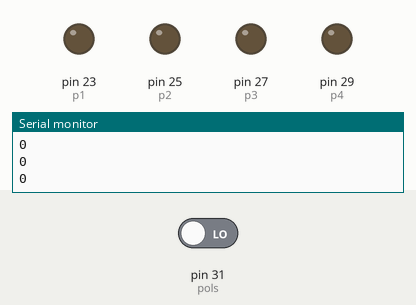
This sketch was run on a simulated Arduino Mega 2560, built with avr-gcc and run on an emulated ATmega2560. Parts: output pins drawn as LEDs (lit = HIGH), the last lines printed to the serial monitor. Inputs (shaded band) come from the test bench; at power-on: pin 31 (pols) LOW. Random numbers use the default seed unless the sketch sets one.

Above: at 1.2 s.
1.3 s: pin 31 (pols) driven HIGH
At 2.4 s:
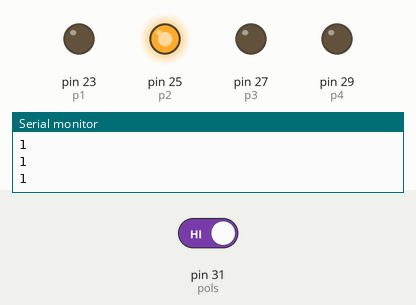
At 3.2 s:
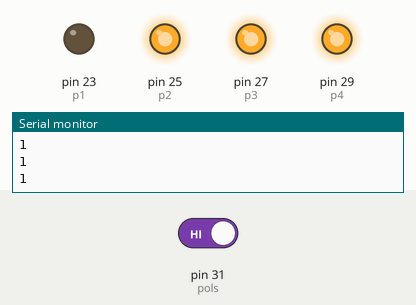
4.3 s: pin 31 (pols) driven LOW
5.8 s: pin 31 (pols) driven HIGH
At 12.8 s:
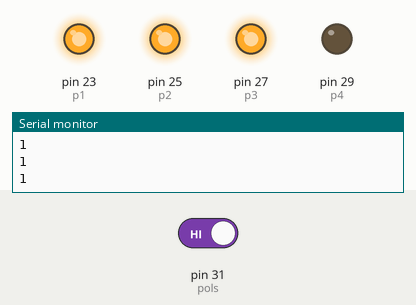
Timing chart, 0 to 17.8 s (numbered marks = the images above; inputs shaded):
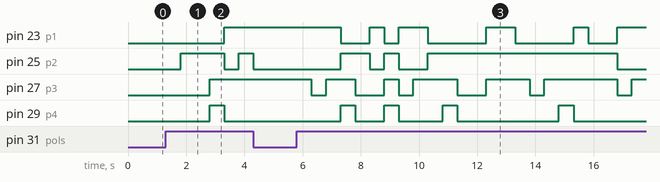

The sketch:

Sortides_4.2.ino
```cpp
/*************************************************************************
**                                                                      **
**                     Entrades-Sortides digitals                       **
**                                                                      **
*************************************************************************/

//*******  Includes  *****************************************************


//*******  Variables  **************************************************
int p1= 23;
int p2= 25;
int p3= 27;
int p4= 29;
int pols= 31;
int estat;
int num;

//*******  Setup  ********************************************************
void setup(){
  Serial.begin(9600);
  pinMode (p1, OUTPUT);
  pinMode (p2, OUTPUT);
  pinMode (p3, OUTPUT);
  pinMode (p4, OUTPUT);
  pinMode (pols, INPUT);

}

//*******  Loop  *********************************************************
void loop(){
  estat= digitalRead(pols);
  Serial.println(estat);
  if (estat==HIGH){
   num=random(1, 7);
   delay(500);
  }

  switch (num){

  case 1:
  digitalWrite (p1, HIGH);
  digitalWrite (p2, LOW);
  digitalWrite (p3, LOW);
  digitalWrite (p4, LOW);
  break;

  case 2:
  digitalWrite (p1, LOW);
  digitalWrite (p2, HIGH);
  digitalWrite (p3, LOW);
  digitalWrite (p4, LOW);
  break;

  case 3:
  digitalWrite (p1, HIGH);
  digitalWrite (p2, LOW);
  digitalWrite (p3, HIGH);
  digitalWrite (p4, LOW);
  break;

  case 4:
  digitalWrite (p1, LOW);
  digitalWrite (p2, HIGH);
  digitalWrite (p3, HIGH);
  digitalWrite (p4, LOW);
  break;

  case 5:
  digitalWrite (p1, HIGH);
  digitalWrite (p2, HIGH);
  digitalWrite (p3, HIGH);
  digitalWrite (p4, LOW);
  break;

  case 6:
  digitalWrite (p1, LOW);
  digitalWrite (p2, HIGH);
  digitalWrite (p3, HIGH);
  digitalWrite (p4, HIGH);
  break;
}

  }
```

Measured:
- after the input at 1.3 s, pin 23 (p1): LOW → HIGH after 2.0 s; pin 25 (p2): LOW → HIGH after 0.51 s, → LOW 1.5 s later, → HIGH 0.50 s later; pin 27 (p3): LOW → HIGH after 1.5 s; pin 29 (p4): LOW → HIGH after 1.5 s, → LOW 0.50 s later
- after the input at 5.8 s, pin 23 (p1): HIGH → LOW after 1.5 s, → HIGH 1.0 s later, → LOW 0.50 s later, → HIGH 0.50 s later, … (10 changes in this stretch); pin 25 (p2): goes HIGH 1.0 s, LOW 0.50 s, HIGH 0.50 s, LOW 1.0 s, HIGH 6.5 s, then LOW, starting after 1.5 s
